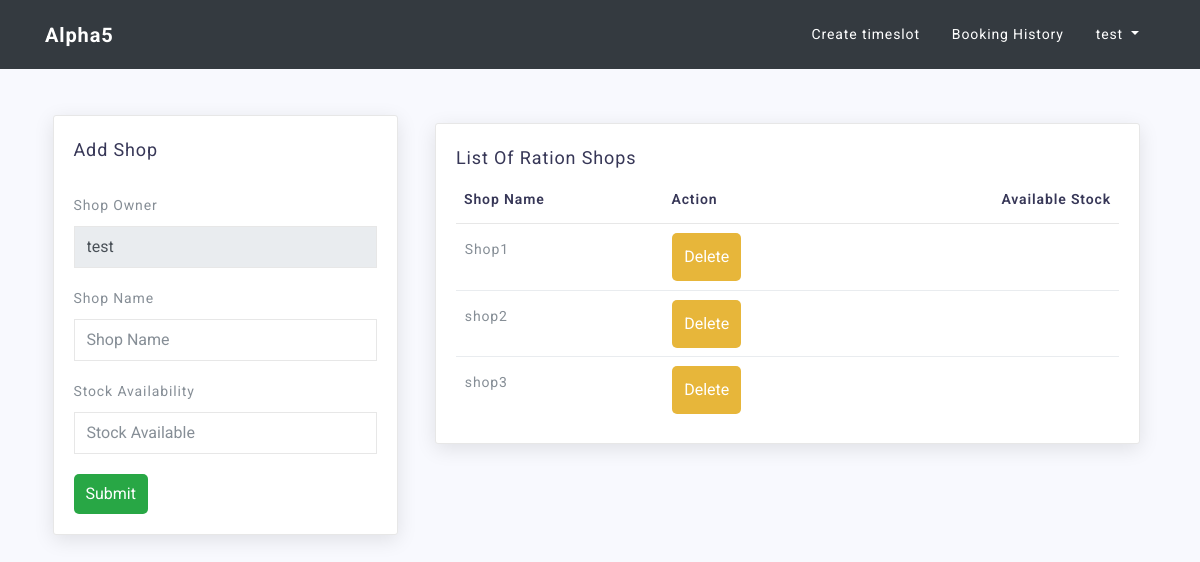
/manager/create_room/ (signed in), run on an earlier commit of the app's database.
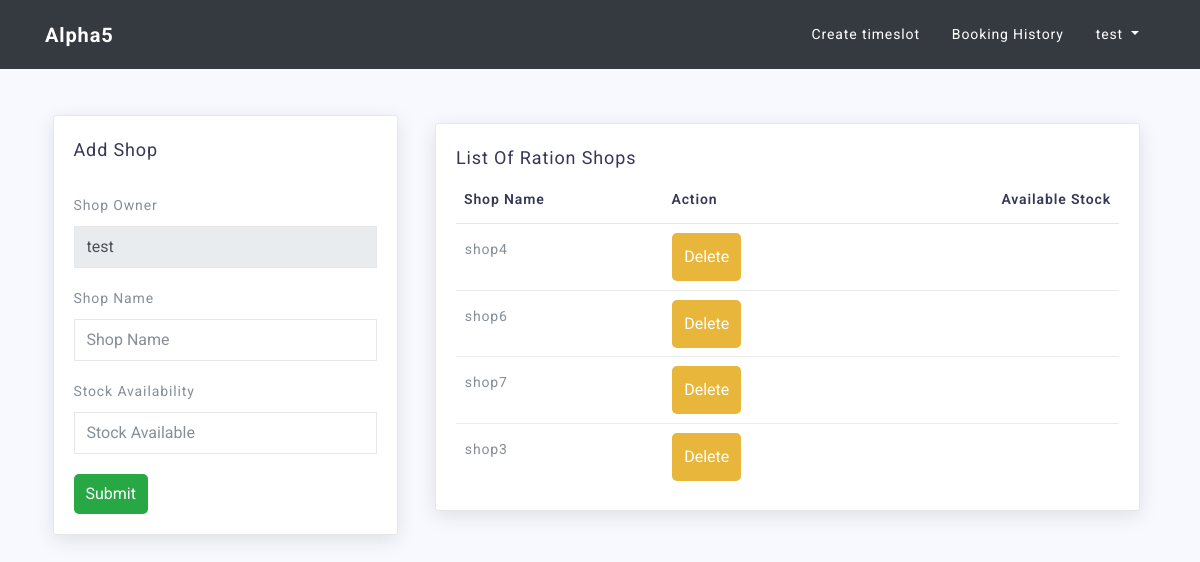
And on a later commit of the database.
### manager/models.py (models this page shows, shortened)
class Room(models.Model):
    id = models.UUIDField(primary_key=True, default=uuid.uuid4, editable=False)
    room_owner = models.ForeignKey(User, on_delete=models.CASCADE)
    room_name = models.CharField(max_length=10, null=False)
    class Meta:
        unique_together = ('room_owner', 'room_name')

### manager/views.py (the view, shortened to what this page needs)
# urls.py: path('create_room/', views.RoomCreateView.as_view(), name="create_room"),
@method_decorator(decorators, name="dispatch")
class RoomCreateView(CreateView):
    model = Room
    template_name = "manager/add_room.html"
    form_class = RoomForm
    def get_context_data(self, **kwargs):
        context = super().get_context_data(**kwargs)
        context['rooms'] = Room.objects.filter(room_owner=self.request.user)
        return context

### manager/forms.py
class RoomForm(ModelForm):
    class Meta:
        model = Room
        fields = ('room_name', )

### templates/manager/add_room.html (shortened to what this page needs)
{% load staticfiles %}
<!DOCTYPE html>
<html lang="en">
   <head>
     {% include 'base.html'%}
   </head>
   <body id="page-top">
      {% include 'navbar.html' %}
        <div class="container mt-5">
            <div class="row">
        <div class="col-lg-3"></div>
        <div class="col-lg-6">
            <div class="mt-3">
              <br>
            </div>
        </div>
        <div class="col-lg-3"></div>
    </div>
    <div class="row">
        <div class="col-lg-4">
            <div class="card">
                <div class="card-title">
                    <h4>Add Shop</h4>
                    <br>
                    <br>
                </div>
                <div class="card-body">
                    <div class="basic-form">
                        <form method="post" action="{% url 'manager:create_room' %}">
                            <div class="form-group">
                                <label>Shop Owner</label>
                                <input type="text" name="room_owner" class="form-control" value="{{ user.get_username }}" disabled>
                            </div>
                            <div class="form-group">
                                <label>Shop Name</label>
                                <input type="text" name="room_name" class="form-control" placeholder="Shop Name" required>
                            </div>
                            <div class="form-group">
                                <label>Stock Availability</label>
                                <input type="text" name="stock" class="form-control" placeholder="Stock Available" required>
                            </div>
                            <button type="submit" class="button btn-success" style="cursor:pointer">Submit</button>
                        </form>
                    </div>
                </div>
            </div>
        </div>
        <div class="col-lg-8">
            <div class="row">
                <div class="col-lg-12">
                    <div class="card">
                        <div class="card-title">
                            <h4> List Of Ration Shops </h4>
                        </div>
                        <div class="card-body">
                            {% if rooms %}
                            <div class="table-responsive">
                                <table class="table table-hover ">
                                    <thead>
                                        <tr>
                                            <th>Shop Name</th>
                                            <th>Action</th>
                                            <th>Available Stock</th>
                                        </tr>
                                    </thead>
                                    <tbody>
                                        {% for x in rooms %}
                                        <tr>
                                            <td>
                                                <a href="{% url 'manager:create_time_slot' x.pk  %}">{{x.room_name}}</a>
                                            </td>
                                            <td>
                                                <form action="{% url 'manager:delete_room' x.id %}" method="POST">
                                                    <input type="submit" class="button btn-warning" style="cursor:pointer;" value="Delete">
                                                </form>
                                            </td>
                                            <td>
                                            </td>
                                        </tr>
                                        {% endfor %}
                                    </tbody>
                                </table>
                            </div>
                            {% else %}
                            <p>No Shop Available.</p>
                            {% endif %}
                        </div>
                    </div>
                </div>
            </div>
        </div>
    </div>
        </div>

What changed in the data, as far as the page shows it:
removed Room: room_name "Shop1"
removed Room: room_name "shop2"
added Room: room_name "shop4"
added Room: room_name "shop6"
added Room: room_name "shop7"
